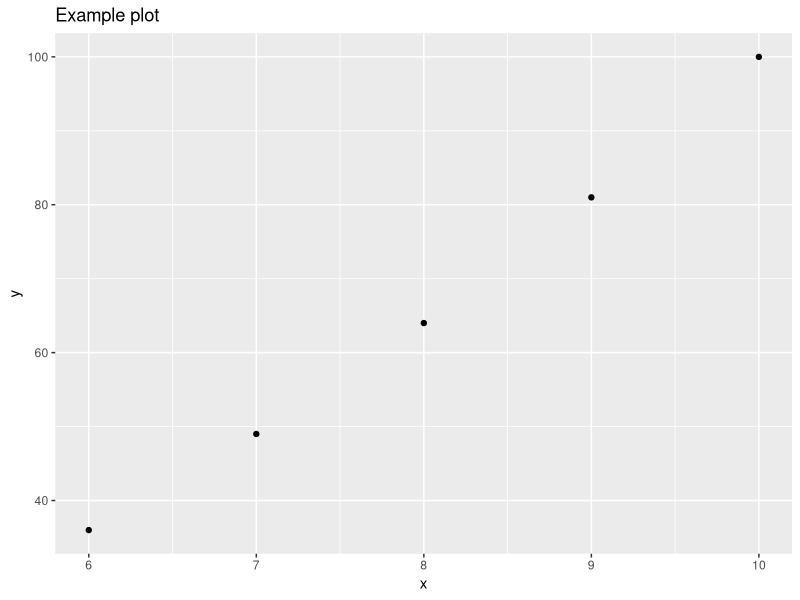

Recreate this plot in R.
install.packages("ggplot2")
install.packages("dplyr")
library(ggplot2)
library(dplyr)

df <- data.frame(
  x = 1:10,
  y = (1:10)^2
)

df_filtered <- dplyr::filter(df, x > 5)

ggplot(df_filtered, aes(x = x, y = y)) +
  geom_point() +
  ggtitle("Example plot")
